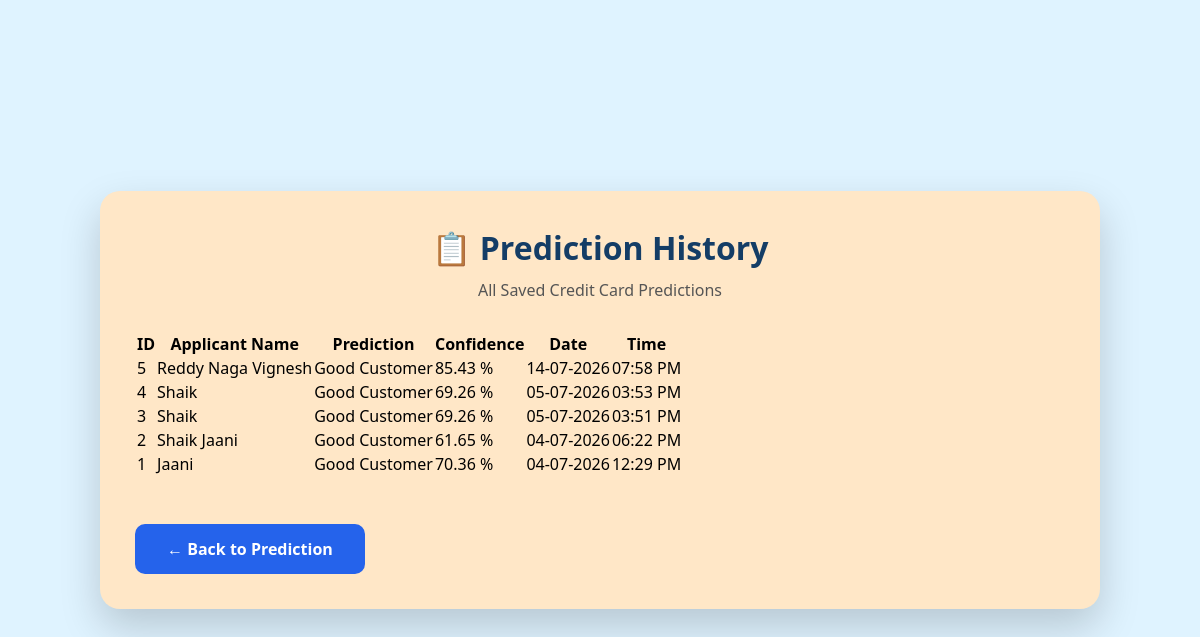
The app's page /history with its own data.
### tables this page shows
CREATE TABLE predictions(

id INTEGER PRIMARY KEY AUTOINCREMENT,

applicant_name TEXT,

prediction TEXT,

confidence REAL,

prediction_date TEXT,

prediction_time TEXT

);

### app.py (the view)
@app.route("/history")
def history():
    connection = sqlite3.connect("credit_card.db")
    cursor = connection.cursor()
    cursor.execute("""

    SELECT
        id,
        applicant_name,
        prediction,
        confidence,
        prediction_date,
        prediction_time

    FROM predictions

    ORDER BY id DESC

    """)
    history_data = cursor.fetchall()
    connection.close()
    return render_template(
        "history.html",
        history=history_data
    )

### templates/history.html (shortened to what this page needs)
<!DOCTYPE html>
<html lang="en">
<head>
    <link rel="stylesheet" href="{{ url_for('static', filename='style.css') }}">
</head>
<body>
<div class="container">
    <div class="card">
        <h1>📋 Prediction History</h1>
        <p class="subtitle">
            All Saved Credit Card Predictions
        </p>
        <table class="history-table">
            <thead>
                <tr>
                    <th>ID</th>
                    <th>Applicant Name</th>
                    <th>Prediction</th>
                    <th>Confidence</th>
                    <th>Date</th>
                    <th>Time</th>
                </tr>
            </thead>
            <tbody>
                {% for row in history %}
                <tr>
                    <td>{{ row[0] }}</td>
                    <td>{{ row[1] }}</td>
                    <td>{{ row[2] }}</td>
                    <td>{{ row[3] }} %</td>
                    <td>{{ row[4] }}</td>
                    <td>{{ row[5] }}</td>
                </tr>
                {% endfor %}
            </tbody>
        </table>
        <br>
        <a href="/" class="btn">
            ← Back to Prediction
        </a>
    </div>
</div>
</body>
</html>

### static/style.css (style rules this page uses)
* { margin:0; padding:0; box-sizing:border-box; font-family:'Segoe UI',Tahoma,Geneva,Verdana,sans-serif; }
body { background:#dff3ff; min-height:100vh; display:flex; justify-content:center; align-items:center; padding:30px; }
.container { width:100%; display:flex; justify-content:center; }
.card { width:1000px; background:#ffe7c7; border-radius:20px; padding:35px; box-shadow:0 18px 40px rgba(0,0,0,.18); animation:float 3s ease-in-out infinite; }
h1 { text-align:center; color:#143d66; margin-bottom:10px; }
.subtitle { text-align:center; color:#555; margin-bottom:30px; }
.btn { display:inline-block; margin-top:25px; text-decoration:none; background:#2563eb; color:white; padding:14px 32px; border-radius:10px; font-weight:bold; transition:.3s; }

### records on screen
predictions: id "5", applicant_name "Reddy Naga Vignesh", prediction "Good Customer", confidence "85.43", prediction_date "14-07-2026", prediction_time "07:58 PM"
predictions: id "4", applicant_name "Shaik", prediction "Good Customer", confidence "69.26", prediction_date "05-07-2026", prediction_time "03:53 PM"
predictions: id "3", applicant_name "Shaik", prediction "Good Customer", confidence "69.26", prediction_date "05-07-2026", prediction_time "03:51 PM"
predictions: id "2", applicant_name "Shaik Jaani", prediction "Good Customer", confidence "61.65", prediction_date "04-07-2026", prediction_time "06:22 PM"
predictions: id "1", applicant_name "Jaani", prediction "Good Customer", confidence "70.36", prediction_date "04-07-2026", prediction_time "12:29 PM"
